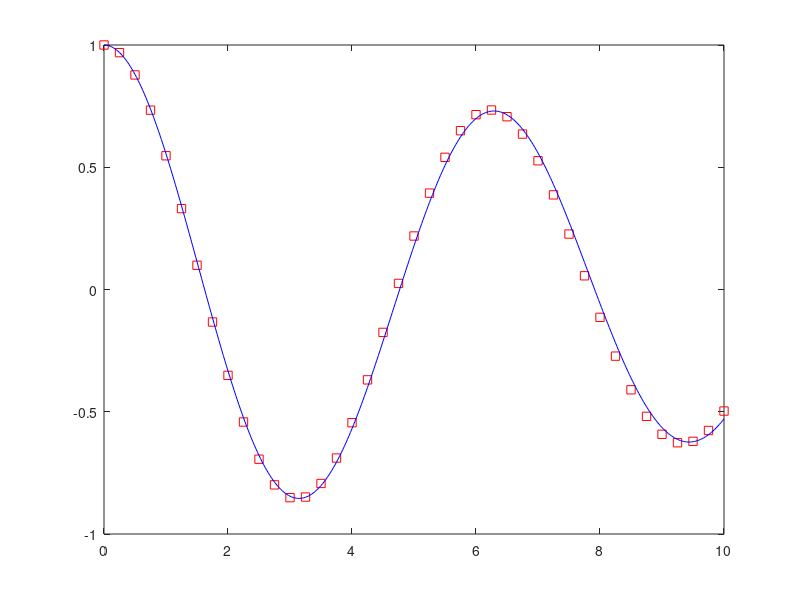

This chart was generated by the following MATLAB code: (Note: this script raises an error after producing the figure.)
%% HAUPTFUNKTION
% Bestimme Naeherungsloesung fuer ein Feder-Daempfer-Masse-System:
% m*y''(t) + D*y'(t) + k*y(t) = 0   , y(t=0)=y_0, y'(t=0)=0
% mit m,k,D = const 
% =========================================================================
function AWP_Loeser()

% format shortE
 close all

% Modell-Parameter


% Integrationsverfahren:
% - Heun:                     'HN'  (Aufgabe 1)
% - Adams-Bashforth:          'AB'  (Aufgabe 2)
% - Adams-Bashforth-Moulton:  'ABM' (Aufgabe 3)
integrator = 'HN';

% Anfangswert, Start-/Endzeitpunkt
x0 = 0;
x_end = 1;

t0 = 0;
t_end = 10;
D = 0.1;
k = 1;
N = 40;
h = (t_end - t0)/N;
m = 1 ; 
y0 = 1;

% Anzahl Intervallschritte, Schrittweite

% Loesungsvektor anlegen
y_numerisch = zeros(3,N+1);    % erste Zeile = Stuetzstellen t, zweite Zeile = Loesungswerte y1, dritte Zeile = Loesungswerte y2

% Anfangswert in Loesungsvektor speichern
y_numerisch(:,1) =  [t0;y0;0];
    
% Initialisierung Lauf- und Loesungsvariab  le
switch integrator
  case 'HN'
    % Heun-Verfahren (Aufgabe 1): erste Stuetzstelle = Anfangswert
    t  = t0;
    yh =  [y0 0];
    n_start = 2;  % Startindex Zeit-Iterationsschleife
  case {'AB','ABC'}
    % Adams-Bashforth (Aufgabe 2) / Adams-Bashforth-Moulton (Aufgabe 3): Anlaufstueck mit zwei Stuetzstellen aus analytischer Loesung
    % t  = ...
    % yh = ...
    % y_numerisch(:,2) = ...    % Anlaufstueck beruecksichtigen
    n_start = 3;  % Startindex Zeit-Iterationsschleife
end

% Zeit-Iterationsschleife .................................................
for n = n_start:N+1
  % Berechnung Loesungsinkrement
  switch integrator
    case 'HN'
       dy = Heun(t,yh,h,m,D,k);
       t = t+h;
       yh = yh+dy;
    case 'AB'
      % dy = AdamsBashforth(...);
    case 'ABM'
      % dy = AdamsBashforthMoulton(...);
  end
    
  % Lauf- und Loesungsvariable inkrementieren


  % Werte in Lösungsvektor speichern
  y_numerisch(:,n) = [t;yh'];
end % .....................................................................

% quadratischen Fehler berechnen und ausgeben
L2Fehler = 0;
for n = n_start:N+1 % verfahrensabhaengigen Startindex beachten 
  % Fehler aufsummieren
  % y_ref = y1_exakt(..);
  % L2Fehler = L2Fehler + ...

  y_ref = y1_exakt_schwingfall(y_numerisch(1,n),y0,m,k,D);
  L2Fehler = L2Fehler + (y_numerisch(2,n)-y_ref)^2;

end

L2Fehler = sqrt( L2Fehler / ((N+1)-(n_start-1))) % Semikolon auskommentieren, um Fehler auszugeben

% analytische Referenzloesung
Nplot = 10*N+1;                 % Anzahl Stuetzstellen fuer Plot: hoehere Sampling-Rate als fuer numerische Loesung
y_analytisch = zeros(2,Nplot);  % erste Zeile = Stuetzstellen t, zweite Zeile = Loesungswerte y

% Fuellen des analytischen Loesungsvektors
y_analytisch(1,:) = linspace(t0,t_end,Nplot);
y_analytisch(2,:) = y1_exakt_schwingfall(y_analytisch(1,:),y0,m,k,D);

% analytische und numerische Loesung plotten
figure()
plot(y_numerisch(1,:),y_numerisch(2,:),'rs',y_analytisch(1,:),y_analytisch(2,:),'b')
title(sprintf('N = %D',N))

end % Funktion AWP_Loeser()


%% UNTERFUNKTIONEN
% =========================================================================

% rechte Seite (RHS) der DGL
function [RHS] = f(t,y,m,D,k)
       z1 = y(1);
       z2 = y(2);
       RHS = [z2 (1/m*(-k*z1 -D*z2))];
  end 

% Loesungsinkrement dy der Integrationsverfahren --------------------------
% Heun-Verfahren
function [dy] = Heun(t,yh,h,m,D,k)
     %D
   y_numerisch = yh + h * f(t,yh,m,D,k);
   dy = (h/2) * (f(t,yh,m,D,k) + f(t + h, y_numerisch, m, D ,k));
end

% Adams-Bashforth-Verfahren 2. Ordnung
function [dy] = AdamsBashforth()
    % dy = ...
end

% Adams-Moulton-Verfahren 3. Ordnung mit Adams-Bashforth-Praediktor
function [dy] = AdamsBashforthMoulton()
    % dy = ...
end


% Analytische Loesungen ---------------------------------------------------

% analytische Loesungen y(t) ----------------------------------------------
% Schwingfall
function [output] = y1_exakt_schwingfall(t,y0,m,k,D)
  delta   = D/(2*m);
  omega   = sqrt(k/m-delta^2);
  output  = y0.*exp(-delta.*t).*(cos(omega.*t)+delta./omega*sin(omega.*t));
end

% aperiodischer Grenzfall
function [output] = y1_exakt_aperiodisch(t,y0,m,k,D)
  delta   = D/(2*m);
  output  = (y0+delta.*y0.*t).*exp(-delta.*t);
end

% Kriechfall
function [output] = y1_exakt_kriechfall(t,y0,m,k,D)
  delta   = D/(2*m);
  omega   = sqrt(delta^2-k/m);
  output = y0.*1./(2.*omega).*((omega+delta).*exp(omega.*t)+(omega-delta).*exp(-omega.*t)).*exp(-delta.*t);
end

% analytische Loesungen y(t)' ---------------------------------------------
% Schwingfall
function [output] = y2_exakt_schwingfall(t,y0,m,k,D)
  delta   = D/(2*m);
  omega   = sqrt(k/m-delta^2);
  output  = -y0.*delta.*exp(-delta.*t).*(cos(omega.*t)+delta./omega.*sin(omega.*t)) ...
            +y0.*exp(-delta*t).*(-omega.*sin(omega.*t)+delta*cos(omega.*t));
end

% aperiodischer Grenzfall
function [output] = y2_exakt_aperiodisch(t,y0,m,k,D)
  delta   = D/(2*m);
  output  = (delta.*y0).*exp(-delta.*t)-(y0+delta.*y0.*t).*delta.*exp(-delta.*t);
end

% Kriechfall
function [output] = y2_exakt_kriechfall(t,y0,m,k,D)
  delta   = D/(2*m);
  omega   = sqrt(delta^2-k/m);
  output  = +y0.*1./(2.*omega).*(omega*(omega+delta).*exp(omega.*t)-omega.*(omega-delta).*exp(-omega.*t)).*exp(-delta.*t) ...
            -delta.*y0.*1./(2.*omega).*((omega+delta).*exp(omega.*t)+(omega-delta).*exp(-omega.*t)).*exp(-delta.*t);
end